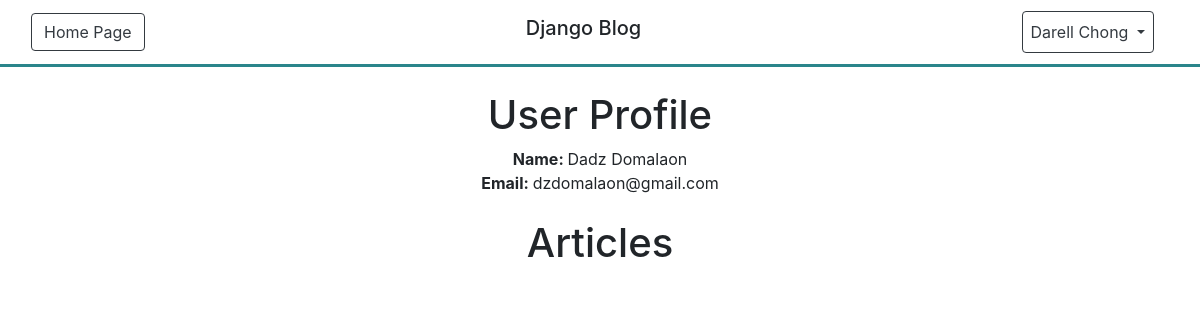
Screenshot of /users/10/userprofile (signed in) with the database file from the repository.
### users/models.py (models this page shows, shortened)
class CustomUser(AbstractUser):
    username = None
    email = models.EmailField(('email address'), unique=True)
    USERNAME_FIELD = 'email'
    REQUIRED_FIELDS = []
    objects = CustomUserManager()

### users/views.py (the view)
# urls.py: path('<int:pk>/userprofile', views.ShowProfileView.as_view(), name='profile'),
class ShowProfileView(TemplateView):
    template_name = 'users/userprofile.html'
    def get_context_data(self, *args, **kwargs):
        post_data = Articles.objects.filter(owner=self.request.user).order_by('-date_created')
        context = super(ShowProfileView,self).get_context_data(*args, **kwargs)
        page_user = get_object_or_404(CustomUser, id=self.kwargs['pk'])
        context = {
                'post_data': post_data,
                'page_user': page_user,
            }
        return context

### templates/users/userprofile.html (shortened to what this page needs)
{% extends 'base.html' %}
{% block content %}
<div class="container">
    <div class="text-center">
        <h1>User Profile</h1>
        <b>Name: </b> {{  page_user.get_full_name }}
        <br>
        <b>Email: </b> {{  page_user.email }}
    </div>
    <br>
    <h1 class="text-center">Articles</h1>
    <div class="container">
        <div class="row">
        </div>
      </div>
</div>
{% endblock%}

### templates/nav.html (shortened to what this page needs)
<nav class="navbar navbar-expand-md" style="border-bottom: 3px solid rgb(42, 133, 139);">
    <div class="container-fluid" >
        <div class="navbar-collapse collapse w-100 ">
            <a href="{% url 'users:homepage' %}" class="btn btn-outline-dark">Home Page</a>
        </div>
        <h1 class="navbar-brand"> Django Blog </h1>
        <div class="container">
            <div class="navbar-collapse collapse w-100 ">
                <div class="navbar-nav ml-auto">
                    {% if user.is_authenticated %}
                    <div class="collapse navbar-collapse" id="navbarNavDropdown">
                        <ul class="navbar-nav">
                        <li class="nav-item dropdown .dropdown-menu-right">
                            <a class="nav-link dropdown-toggle btn btn-outline-dark offset-md-0 w-100"  id="navbarDropdownMenuLink" data-toggle="dropdown" aria-haspopup="true" aria-expanded="false">
                                {{ user.get_full_name }}
                            </a>
                        </li>
                        </ul>
                    </div>
                    {% endif %}
                </div>
            </div>
        </div>
    </div>
</nav>

### rows the page displays
CustomUser: get_full_name "Darell Chong"
CustomUser: get_full_name "Dadz Domalaon", email "dzdomalaon@gmail.com"
